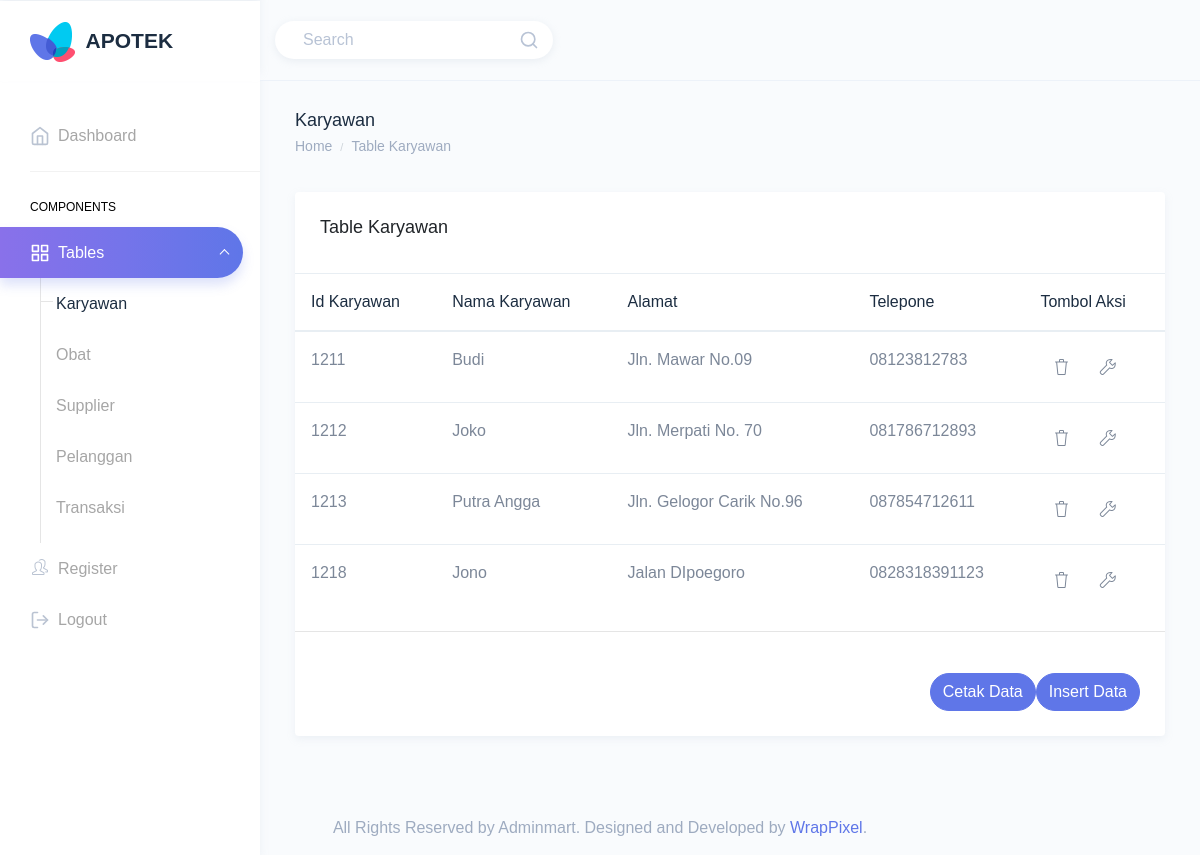
Page /view/viewkaryawan.php (signed in) on the committed database.
### tables this page shows
CREATE TABLE `tb_karyawan` (
  `idkaryawan` int(4) NOT NULL,
  `namakaryawan` varchar(50) NOT NULL,
  `alamat` varchar(100) NOT NULL,
  `telp` varchar(15) NOT NULL
);

### view/viewkaryawan.php (the view, shortened to what this page needs)
<!DOCTYPE html>
<html dir="ltr" lang="en">
<head>
    <link rel="stylesheet" href="style.css">
    <link href="../dist/css/style.min.css" rel="stylesheet">
</head>
<body>
    <?php require '../template/header.php' ?>
    <?php require '../template/navbar.php' ?>
    <div class="page-wrapper">
        <div class="page-breadcrumb print-data">
            <div class="row">
                <div class="col-7 align-self-center">
                    <h4 class="page-title text-truncate text-dark font-weight-medium mb-1">Karyawan</h4>
                    <div class="d-flex align-items-center">
                        <nav aria-label="breadcrumb">
                            <ol class="breadcrumb m-0 p-0">
                                <li class="breadcrumb-item"><a href="dashboard.php" class="text-muted">Home</a></li>
                                <li class="breadcrumb-item text-muted active" aria-current="page">Table Karyawan</li>
                            </ol>
                        </nav>
                    </div>
                </div>
            </div>
        </div>
        <div class="container-fluid">
            <div class="row">
                <div class="col-12">
                    <div class="card">
                        <div class="card-body">
                            <h4 class="card-title"> Table Karyawan</h4>
                        </div>
                        <div class="table-responsive">
                            <table class="table table-hover">
                                <thead>
                                    <tr class="text-dark">
                                        <th>Id Karyawan</th>
                                        <th>Nama Karyawan</th>
                                        <th>Alamat</th>
                                        <th>Telepone</th>
                                        <th>Tombol Aksi</th>
                                    </tr>
                                </thead>
                                <tbody>
                                    <?php
                                    require '../koneksi.php';
                                    $query = "SELECT * FROM tb_karyawan";
                                    $hasil = mysqli_query($koneksi, $query);
                                    while ($row = mysqli_fetch_assoc($hasil)) {
                                        echo "<tr>";
                                        echo "<td>" . $row['idkaryawan']       . "</td>";
                                        echo "<td>" . $row['namakaryawan']       . "</td>";
                                        echo "<td>" . $row['alamat']     . "</td>";
                                        echo "<td>" . $row['telp'] . "</td>";
                                        echo "<td>
                                                        <a class ='btn btn icon-trash' data-toggle='tooltip' data-placement='top'
                                                        title='Delete'
                                                        href='../delete/deletekaryawan.php?idkaryawan=" . $row['idkaryawan'] . "'></a>
                                                        <a class ='btn icon-wrench' data-toggle='tooltip' data-placement='top'
                                                        title='Update'
                                                        href='../update/updatekaryawan.php?idkaryawan=" . $row['idkaryawan'] . "'></a>
                                                    </td>";
                                        echo "</tr>";
                                    }
                                    ?>
                                </tbody>
                            </table>
                            <hr>
                        </div>
                        <div class="card-body print-data">
                            <a href="../insert/insertkaryawan.php" class="btn btn-primary btn-rounded float-right">Insert Data</a>
                            <a href="#" class="ml-1 btn btn-primary btn-rounded float-right " onclick="window.print()">Cetak Data</a>
                        </div>
                    </div>
                </div>
            </div>
        </div>
    </div>
    </div>
    <footer class="footer text-center text-muted">
        All Rights Reserved by Adminmart. Designed and Developed by <a href="https://wrappixel.com">WrapPixel</a>.
    </footer>
</body>
</html>

### template/header.php (shortened to what this page needs)
<div id="main-wrapper" data-theme="light" data-layout="vertical" data-navbarbg="skin6" data-sidebartype="full" data-sidebar-position="fixed" data-header-position="fixed" data-boxed-layout="full">
    <header class="topbar print-data" data-navbarbg="skin6">
        <nav class="navbar top-navbar navbar-expand-md">
            <div class="navbar-header" data-logobg="skin6">
                <div class="navbar-brand print-data">
                    <a href="dashboard.php">
                        <b class="logo-icon">
                            <img src="../assets/images/logo-icon.png" alt="homepage" class="dark-logo" />
                        </b>
                        <span class="logo-text">
                            <h3 class="dark-logo text-dark font-weight-bold"> APOTEK </h3>
                        </span>
                    </a>
                </div>
            </div>
            <div class="navbar-collapse collapse" id="navbarSupportedContent">
                <ul class="navbar-nav float-right">
                    <li class="nav-item d-none d-md-block">
                        <a class="nav-link" href="javascript:void(0)">
                            <form>
                                <div class="customize-input">
                                    <input class="form-control custom-shadow custom-radius border-0 bg-white" type="search" placeholder="Search" aria-label="Search">
                                    <i class="form-control-icon" data-feather="search"></i>
                                </div>
                            </form>
                        </a>
                    </li>
                </ul>
            </div>
        </nav>
    </header>

### template/navbar.php (shortened to what this page needs)
<aside class="left-sidebar print-data" data-sidebarbg="skin6">
    <div class="scroll-sidebar print-data" data-sidebarbg="skin6">
        <nav class="sidebar-nav print-data">
            <ul id="sidebarnav">
                <li class="sidebar-item"> <a class="sidebar-link sidebar-link" href="../view/dashboard.php" aria-expanded="false"><i data-feather="home" class="feather-icon"></i><span class="hide-menu">Dashboard</span></a></li>
                <li class="list-divider print-data"></li>
                <li class="nav-small-cap"><span class="hide-menu">Components</span></li>
                <li class="sidebar-item "> <a class="sidebar-link has-arrow" href="javascript:void(0)" aria-expanded="false"><i data-feather="grid" class="feather-icon"></i><span class="hide-menu">Tables </span></a>
                    <ul aria-expanded="false" class="collapse  first-level base-level-line">
                        <li class="sidebar-item"><a href="../view/viewkaryawan.php" class="sidebar-link"><span class="hide-menu"> Karyawan
                                </span></a>
                        </li>
                        <li class="sidebar-item"><a href="../view/viewobat.php" class="sidebar-link"><span class="hide-menu"> Obat
                                </span></a>
                        </li>
                        <li class="sidebar-item"><a href="../view/viewsupplier.php" class="sidebar-link"><span class="hide-menu"> Supplier
                                </span></a>
                        </li>
                        <li class="sidebar-item"><a href="../view/viewpelanggan.php" class="sidebar-link"><span class="hide-menu"> Pelanggan
                                </span></a>
                        </li>
                        <li class="sidebar-item"><a href="../view/viewtransaksi.php" class="sidebar-link"><span class="hide-menu"> Transaksi
                                </span></a>
                        </li>
                    </ul>
                </li>
                <li class="sidebar-item">
                    <a class="sidebar-link sidebar-link" href="../login/register.php" aria-expanded="false">
                        <i class="  icon-people"></i>
                        <span class=" hide-menu">Register</span></a>
                </li>
                <li class="sidebar-item">
                    <a class="sidebar-link sidebar-link" href="../login/logout.php" aria-expanded="false">
                        <i data-feather="log-out" class="feather-icon"></i>
                        <span class="hide-menu">Logout</span></a>
                </li>
            </ul>
        </nav>
    </div>
</aside>

### rows in the picture
tb_karyawan: idkaryawan "1211", namakaryawan "Budi", alamat "Jln. Mawar No.09", telp "08123812783"
tb_karyawan: idkaryawan "1212", namakaryawan "Joko", alamat "Jln. Merpati No. 70", telp "081786712893"
tb_karyawan: idkaryawan "1213", namakaryawan "Putra Angga", alamat "Jln. Gelogor Carik No.96", telp "087854712611"
tb_karyawan: idkaryawan "1218", namakaryawan "Jono", alamat "Jalan DIpoegoro", telp "0828318391123"
